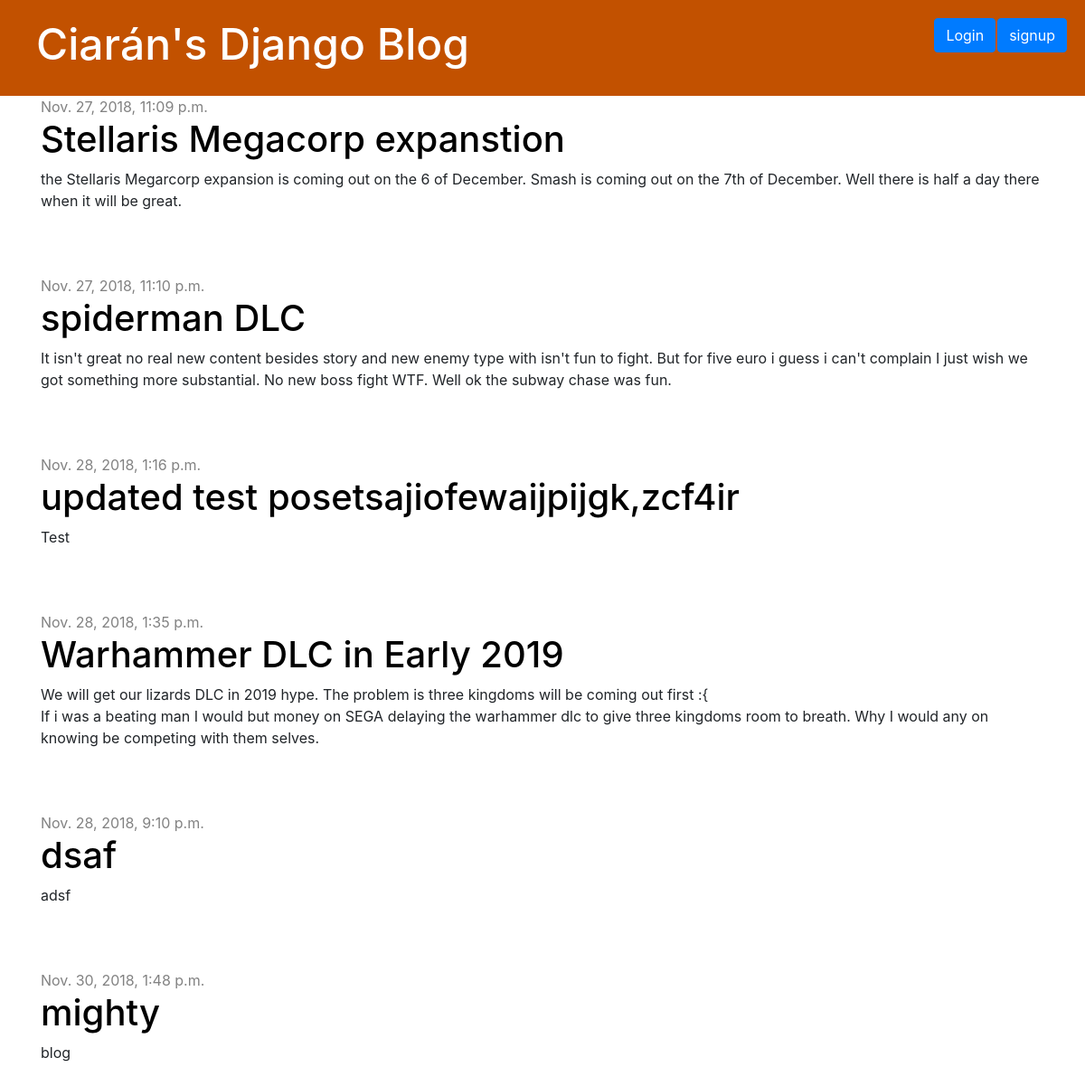
Screenshot of /blog/ with the database file from the repository.
### blog/models.py (models this page shows, shortened)
class Post(models.Model):
    author = models.ForeignKey(settings.AUTH_USER_MODEL, on_delete=models.CASCADE)
    title = models.CharField(max_length=200)
    text = models.TextField()
    created_date = models.DateTimeField(default=timezone.now)
    published_date = models.DateTimeField(blank=True, null=True)

### blog/views.py (the view)
# urls.py: path('', views.post_list, name='post_list'),
def post_list(request):
    posts = Post.objects.filter(published_date__lte=timezone.now()).order_by('published_date')
    return render(request, 'blog/post_list.html', {'posts': posts})

### blog/templates/blog/post_list.html
{% extends 'home/base.html' %}
{% block content %}
  {% for post in posts %}
    <div class="container">
      <div class="row">
        <div class="col">
          <div class="post">
            <div class="date">
              {{ post.published_date }}
            </div>
            <h1><a href="{% url 'post_detail' pk=post.pk %}">{{ post.title }}</a></h1>
            <p>{{ post.text|linebreaksbr }}</p>
          </div>
        </div>
      </div>
    </div>
  {% endfor %}
{% endblock %}

### home/static/css/home.css (style rules this page uses)
.date { color: #828282; }
.post { margin-bottom: 70px; }
.post h1 a, .post h1 a:visited { color: #000000; }

### rows the page displays
Post: published_date "Nov. 27, 2018, 11:09 p.m.", title "Stellaris Megacorp expanstion", text "the Stellaris Megarcorp expansion is coming out on the 6 of December. Smash is coming out on the 7th of December. Well there is half a day there when it will be great."
Post: published_date "Nov. 27, 2018, 11:10 p.m.", title "spiderman DLC", text "It isn't great no real new content besides story and new enemy type with isn't fun to fight. But for five euro i guess i can't complain I just wish we got something more substantial. No new boss fight WTF. Well ok the subway chase was fun."
Post: published_date "Nov. 28, 2018, 1:16 p.m.", title "updated test posetsajiofewaijpijgk,zcf4ir", text "Test"
Post: published_date "Nov. 28, 2018, 1:35 p.m.", title "Warhammer DLC in Early 2019", text "We will get our lizards DLC in 2019 hype. The problem is three kingdoms will be coming out first :{ If i was a beating man I would but money on SEGA delaying the warhammer dlc to give three kingdoms room to breath. Why I would any on knowing be competing with them selves."
Post: published_date "Nov. 28, 2018, 9:10 p.m.", title "dsaf", text "adsf"
Post: published_date "Nov. 30, 2018, 1:48 p.m.", title "mighty", text "blog"
